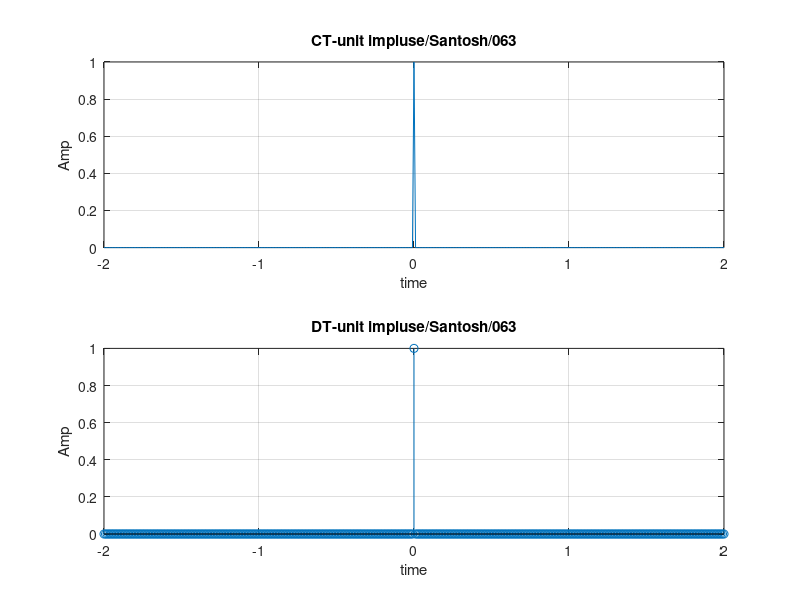

Reproduce this figure in MATLAB.
%Construct a continuous and discrete unit impluse signal
clc;
close all;
clear all;
i = 1;
for t = -2:0.01:2
    if(t==0)
        x(i) = 1;
    else 
        x(i) = 0;
    end;
     i = i+1;
end;
t = -2:0.01:2;
subplot(2,1,1)
plot(t,x)
xlabel('time');
ylabel('Amp');
title('CT-unit impluse/Santosh/063');
grid on;


i = 1;
for t = -2:0.01:2
    if(t==0)
        x(i) = 1;
    else 
        x(i) = 0;
    end;
     i = i+1;
end;
t = -2:0.01:2;
subplot(2,1,2)
stem(t,x);
xlabel('time');
ylabel('Amp');
title('DT-unit impluse/Santosh/063');
grid on;
